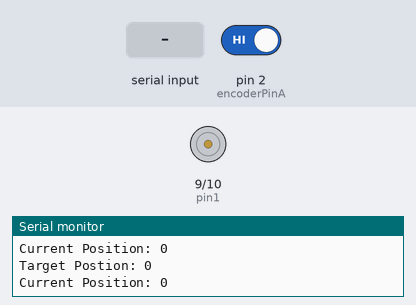
Bench run of a sketch on a simulated Arduino Uno, built with avr-gcc and run on an emulated ATmega328P. Parts: motor-driver pin pairs drawn as motors (green arrow = first pin HIGH = forward, orange = second pin HIGH = backward, longer = more drive), the last lines printed to the serial monitor. Inputs (shaded band) come from the test bench; at power-on: pin 2 (encoderPinA) HIGH.

Above: at 1.2 s.
1.3 s: "90,45\n" received over Serial
At 2.5 s:
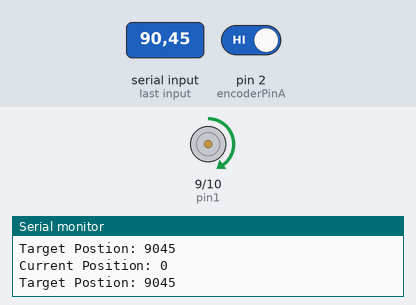
2.8 s: byte 10 ('\n') received over Serial
At 3.4 s:
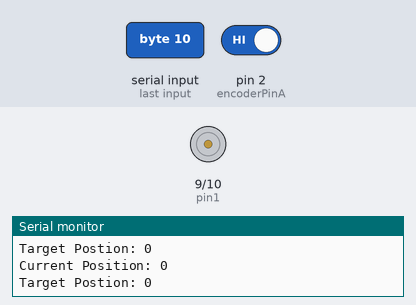
9.0 s: "30,150\n" received over Serial
At 9.4 s:
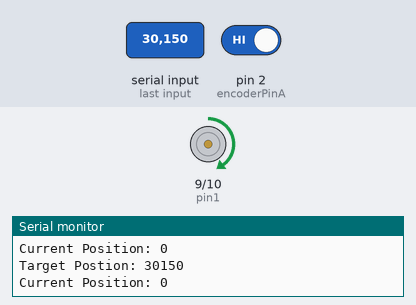
12.0 s: "-\n" received over Serial
At 13.0 s:
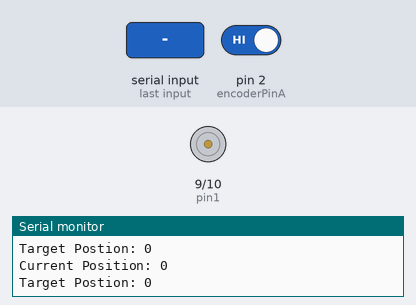
15.0 s: "90\n" received over Serial
At 16.3 s:
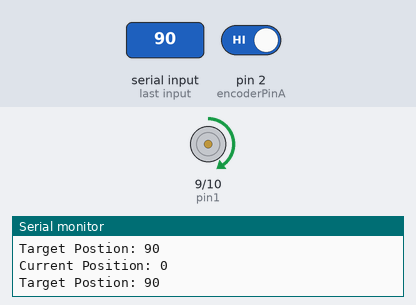
Timing chart, 0 to 17.5 s (numbered marks = the images above; inputs shaded):
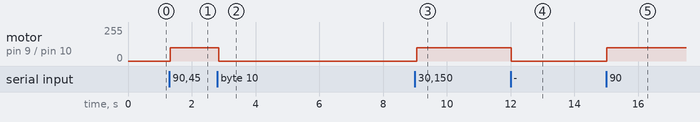

Measured:
- after the input at 1.3 s, motor on pin 9 (pin1) / pin 10 (pin2): stopped → forward 100/255 at once
- after the input at 2.8 s, motor on pin 9 (pin1) / pin 10 (pin2): forward 100/255 → stopped after 0.05 s
- after the input at 9.0 s, motor on pin 9 (pin1) / pin 10 (pin2): stopped → forward 100/255 after 0.05 s
- after the input at 12.0 s, motor on pin 9 (pin1) / pin 10 (pin2): forward 100/255 → stopped at once
- after the input at 15.0 s, motor on pin 9 (pin1) / pin 10 (pin2): stopped → forward 100/255 at once

The sketch:

DC_Encoder.ino
```cpp
/*
 Example for the encoded DC motor (MA2012)

 Please open the serial monitor and type in an integer,
 which indicates the desired position for the DC motor (11*34.02 pulses per revolution)

*/
volatile long int encoder_pos = 0;
int motor_speed;
int pin1 = 9;   // motor pin1
int pin2 = 10;  // motor pin2
int encoderPinA = 2;
int encoderPinB = 3;
int error = 10; // permissible error
int setPos = 0;   // Max value is 65535
char incomingByte;
void setup() {

  Serial.begin(9600);
  pinMode(encoderPinA, INPUT);
  pinMode(encoderPinB, INPUT);
  pinMode(pin1, OUTPUT);
  pinMode(pin2, OUTPUT);
  attachInterrupt(digitalPinToInterrupt(encoderPinA), encoder, RISING); // Enable the external interrupt

}

void loop() {
  if (Serial.available() > 0) {
      setPos = 0;
      bool movingBackward = 0;
      while(1) {
        // read the content from the serial monitor and convert it from character to the integer
        incomingByte = Serial.read();
        if (incomingByte == '\n') break;
        if (incomingByte == '\r') continue;
        if (incomingByte == '-') {
          movingBackward = 1;
          continue;
        }

        if((incomingByte - 48) >= 0 && (incomingByte - 48) < 10) {
          setPos *= 10;
          setPos = ((incomingByte - 48) + setPos);
        }
      }
      if (movingBackward == 1) {
        setPos = -setPos;
     }
  }
  Serial.print("Target Postion: ");
  Serial.println(setPos);

  if (abs(setPos - encoder_pos)> error && (setPos > encoder_pos)) {
    motor_speed = 100; // set the speed of the motor
  }
  else if (abs(setPos - encoder_pos)> error && (setPos < encoder_pos)){
    motor_speed = -100;
    }
  else {
    motor_speed = 0;
    }

  if(motor_speed > 0){
    MotorClockwise(motor_speed);
  }else{
    MotorCounterClockwise(abs(motor_speed));
  }
    Serial.print("Current Position: ");
    Serial.println(encoder_pos);
    delay(10);
  }


void encoder(){
  if(digitalRead(encoderPinB) == HIGH){
    encoder_pos++;
  }else{
    encoder_pos--;
  }
}

void MotorClockwise(int power){
  if(power >60){  // set the min value as 60 because of the motor inertia
  analogWrite(pin1, power);
  digitalWrite(pin2, LOW);
  }else{
    digitalWrite(pin1, LOW);
    digitalWrite(pin2, LOW);
  }
}

void MotorCounterClockwise(int power){
  if(power > 60){
  analogWrite(pin2, power);
  digitalWrite(pin1, LOW);
  }else{
    digitalWrite(pin2, LOW);
    digitalWrite(pin1, LOW);
  }
}
```
